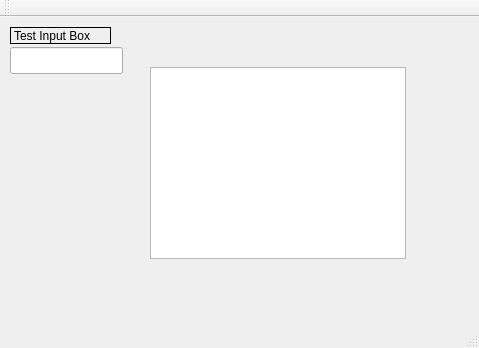
<?xml version="1.0" encoding="UTF-8"?>
<ui version="4.0">
 <class>MainWindow</class>
 <widget class="QMainWindow" name="MainWindow">
  <property name="geometry">
   <rect>
    <x>0</x>
    <y>0</y>
    <width>479</width>
    <height>348</height>
   </rect>
  </property>
  <property name="windowTitle">
   <string>MainWindow</string>
  </property>
  <widget class="QWidget" name="centralWidget">
   <widget class="QLineEdit" name="tester">
    <property name="geometry">
     <rect>
      <x>10</x>
      <y>30</y>
      <width>113</width>
      <height>27</height>
     </rect>
    </property>
   </widget>
   <widget class="QLabel" name="label">
    <property name="geometry">
     <rect>
      <x>10</x>
      <y>10</y>
      <width>101</width>
      <height>17</height>
     </rect>
    </property>
    <property name="frameShape">
     <enum>QFrame::Panel</enum>
    </property>
    <property name="text">
     <string>Test Input Box</string>
    </property>
   </widget>
   <widget class="QGraphicsView" name="graphicsView">
    <property name="geometry">
     <rect>
      <x>150</x>
      <y>50</y>
      <width>256</width>
      <height>192</height>
     </rect>
    </property>
   </widget>
  </widget>
  <widget class="QMenuBar" name="menuBar">
   <property name="geometry">
    <rect>
     <x>0</x>
     <y>0</y>
     <width>479</width>
     <height>25</height>
    </rect>
   </property>
  </widget>
  <widget class="QToolBar" name="mainToolBar">
   <attribute name="toolBarArea">
    <enum>TopToolBarArea</enum>
   </attribute>
   <attribute name="toolBarBreak">
    <bool>false</bool>
   </attribute>
  </widget>
  <widget class="QStatusBar" name="statusBar"/>
 </widget>
 <layoutdefault spacing="6" margin="11"/>
 <resources/>
 <connections/>
</ui>
